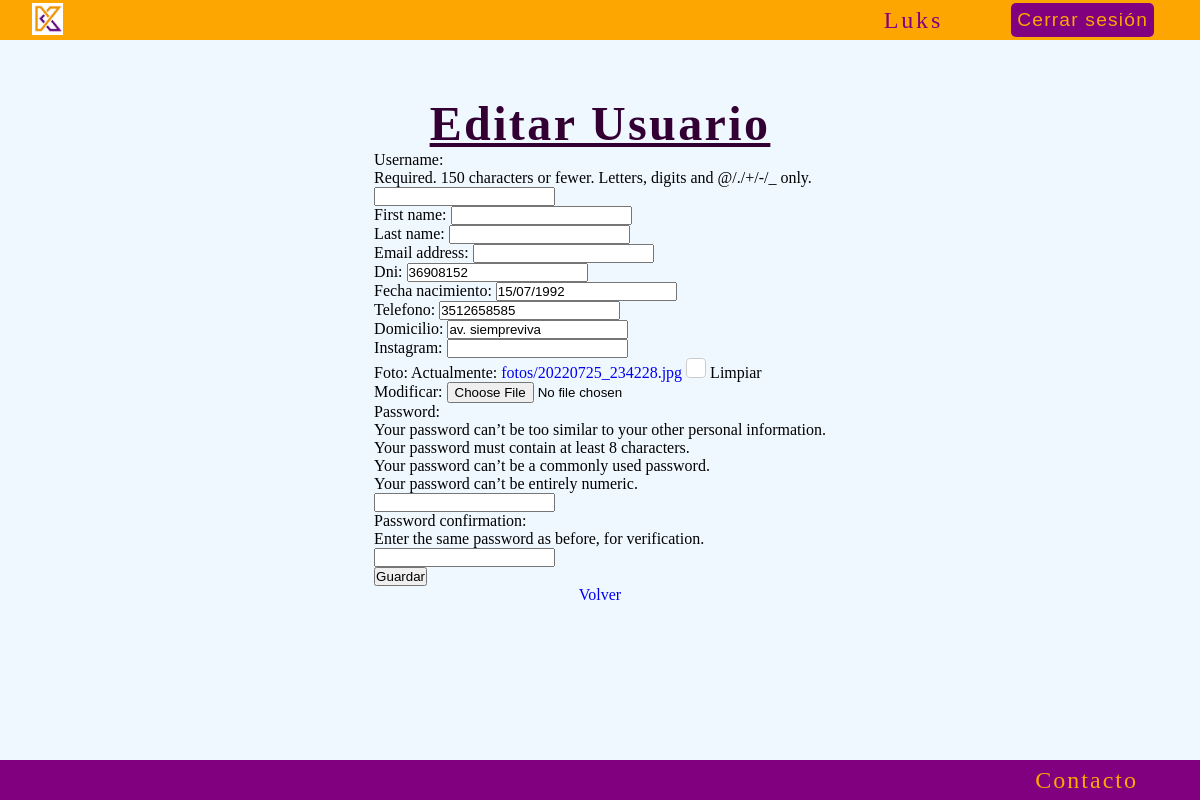
The page /usuarios/editar/6/ (signed in) on the database its author committed.
### usuarios/models.py (models this page shows, shortened)
class Usuarios(models.Model):
    user = models.OneToOneField(User, on_delete=models.CASCADE)
    dni = models.CharField(max_length=8, unique=True)
    fecha_nacimiento = models.DateField()
    telefono = models.CharField(max_length=15)
    domicilio = models.CharField(max_length=150)
    instagram = models.CharField(max_length=150, null=True, blank=True)
    foto = models.ImageField(upload_to='fotos', null=True, blank=True)
    class Meta:
        verbose_name = 'usuario'
        verbose_name_plural = 'usuarios'

### usuarios/views.py (the view)
# urls.py: path('editar/<int:pk>/', UsuariosUpdate.as_view(),name='usuarios_update'),
class UsuariosUpdate(LoginRequiredMixin, UpdateView):
    model = Usuarios
    form_class= CustomUserCreationForm
    success_url = reverse_lazy('usuarios:usuarios_list')

### usuarios/forms.py (shortened to what this page needs)
class CustomUserCreationForm(UserCreationForm):
    dni = forms.CharField(max_length=8, required=True)
    fecha_nacimiento = forms.DateField(required=True)
    telefono = forms.CharField(max_length=15, required=True)
    domicilio = forms.CharField(max_length=150, required=True)
    instagram = forms.CharField(max_length=150, required=False)
    foto = forms.ImageField(required=False)
    class Meta:
        model = User
        fields = ['username', 'first_name', 'last_name', 'email', 'dni', 'fecha_nacimiento', 'telefono', 'domicilio', 'instagram', 'foto', 'password1', 'password2']

### usuarios/templates/usuarios/usuarios_form.html (shortened to what this page needs)
{% extends 'core/base.html' %}
{% block content %}
    <main class="contenedor_principal">
        <h1 class="titulo">Editar Usuario</h1>
        <form method="post" enctype="multipart/form-data">
            {{ form }}
            <button type="submit">Guardar</button>
        </form>
        <div>
            <a href="{% url 'usuarios:usuarios_list' %}">Volver</a>
        </div>
    </main>
{% endblock content %}

### core/templates/core/components/navbar.html (shortened to what this page needs)
{% load static %}
<header>
    <ul>
        <li class="logo-header"><a href="{% url 'core:index' %}"><img src="{% static 'img/kinef_logo1.png' %}" alt="Logo de Kinef" width="" height="" class="imagen-logo"></a></li>
        {% if user.is_authenticated %}
            <li><a href="{% url 'usuarios:perfil' user.id %}" class="link-header">{{ user.username }}</a></li>
            <div>
                <form action="{% url 'usuarios:logout' %}" method="post">
                    <button type="submit" class="link">Cerrar sesión</button>
                </form>
            </div>
        {% else %}
            <li><a href="{% url 'usuarios:login' %}" class="link-header">Iniciar sesión</a></li>
            <li><a href="{% url 'usuarios:signup' %}" class="link-header">Crear Usuario</a></li>
        {% endif %}
    </ul>
</header>

### core/static/css/style.css (style rules this page uses)
* { padding: 0; margin: 0; text-decoration: none; list-style: none; }
body { display: flex; flex-direction: column; min-height: 100vh; }
header { display: flex; height: 5vh; background-color: rgb(253, 165, 0); justify-content: center; }
header ul { display: flex; justify-content: center; align-items: center; gap: 50px; width: 95%; }
.logo-header { flex-grow: 1; }
.imagen-logo { transition-duration: .2s; }
header ul li a { color: purple; padding: 2px; text-decoration: none; font-size: 1.5em; letter-spacing: .12em; border-radius: 5px; transition-duration: .2s; }
header img { margin-top: .5vh; height: 4vh; }
.contenedor_principal { padding: 2vh; display: flex; flex-direction: column; align-items: center; background-color: aliceblue; min-height: 86vh; }
.titulo { text-decoration: underline; color: rgb(51, 0, 51); font-size: 3rem; margin-top: 5vh; letter-spacing: .2vw; }
.link { margin: 2vh; padding: 5px; text-decoration: none; letter-spacing: 1.2px; color: rgb(253, 165, 0); font-size: 1.2rem; border: 1px solid transparent; border-radius: 5px; background-color: purple; transition-duration: .2s; }
input[type="checkbox"] { width: 20px; height: 20px; cursor: pointer; appearance: none; border: 1px solid #ccc; border-radius: 4px; position: relative; outline: none; }
input[type="checkbox"]::before { content: ''; display: block; width: 100%; height: 100%; background-color: white; border-radius: 4px; }

### rows shown on the page
Usuarios: dni "36908152", fecha_nacimiento "15/07/1992", telefono "3512658585", domicilio "av. siempreviva"

### other values the page prints
{{ user.username }} "Luks"
